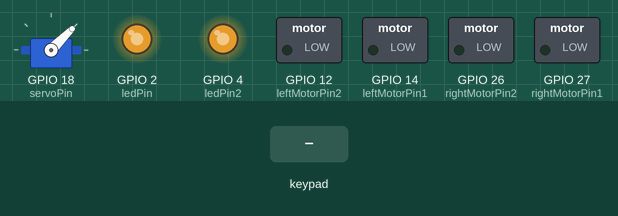
A sketch run on a simulated ESP32. On the bench: servo, switched loads named in the sketch (green lamp = pin HIGH), output pins drawn as LEDs (lit = HIGH). The inputs (shaded band) are chosen by the test bench. Nothing arrives over Bluetooth unless stated; what the sketch prints to the serial monitor is not drawn.

Above: at 1.2 s.
1.3 s: key 'X' pressed
At 1.51 s:
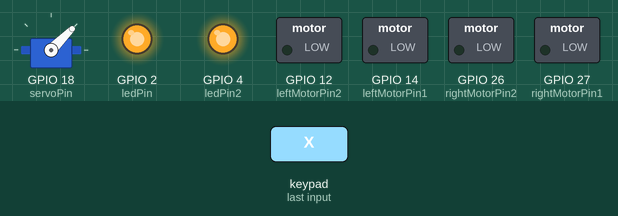
Timing chart, 0 to 4.3 s (numbered marks = the images above; inputs shaded):
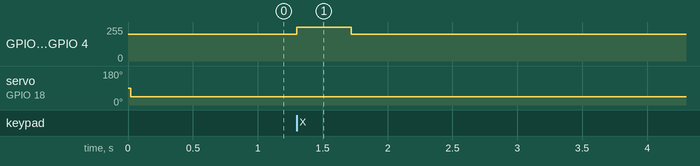

The sketch:

auto-v4.ino
```cpp
#include <ESP32Servo.h>

#include <Ps3Controller.h>

bool nitroState = false;


// Pin para el LED
const uint8_t ledPin = 2; // Cambia al pin que estés utilizando
const uint8_t ledPin2 = 4; // Cambia al pin que estés utilizando

//Right motor
int rightMotorPin2=26;
int rightMotorPin1=27;
//Left motor
int leftMotorPin2=12;
int leftMotorPin1=14;

//Servo
static const int servoPin = 18;
Servo servo1;

int LeftAngle = 90;
int RightAngle = 0;
int Normalpos = 45;

const int MAX_MOTOR_SPEED = 1;


const int NITRO_SPEED = 255;
const int NORMAL_SPEED = 200;

void notify()
{
  int xAxisValue =(Ps3.data.analog.stick.lx);  //Left stick  - x axis - right/left car movement

  if (Ps3.data.button.r2)       //Move car Forward
  {
    rotateMotor(MAX_MOTOR_SPEED, MAX_MOTOR_SPEED);
  }
  else if (Ps3.data.button.l2)   //Move car Backward
  {
    rotateMotor(-MAX_MOTOR_SPEED, -MAX_MOTOR_SPEED);
  }
  else if(Ps3.data.button.l1)   //Left emote
  {
    rotateMotor(-MAX_MOTOR_SPEED, MAX_MOTOR_SPEED);
  }
  else if(Ps3.data.button.r1)   //Right emote
  {
    rotateMotor(MAX_MOTOR_SPEED, -MAX_MOTOR_SPEED);
  }
  else                           //Stop the car
  {
    rotateMotor(0, 0);

  }

  if(xAxisValue < -20){
    servo1.write(LeftAngle);
  }
  else if(xAxisValue > 20){
    servo1.write(RightAngle);
  }
  else{
    servo1.write(Normalpos);
  }

  // nitro
  if (Ps3.event.button_down.cross) {
    nitroState = true;
    ledcWrite(2, NITRO_SPEED);
  }
  else if(Ps3.event.button_up.cross) {
    nitroState = false;
    ledcWrite(2, NORMAL_SPEED);
  }
}

void onConnect()
{
  Serial.println("Connected!.");
}

void onDisConnect()
{
  rotateMotor(0, 0);
}

void rotateMotor(int rightMotorSpeed, int leftMotorSpeed)
{

  if (rightMotorSpeed < 0)
  {
    digitalWrite(rightMotorPin1,LOW);
    digitalWrite(rightMotorPin2,HIGH);
  }
  else if (rightMotorSpeed > 0)
  {
    digitalWrite(rightMotorPin1,HIGH);
    digitalWrite(rightMotorPin2,LOW);
  }
  else
  {
    digitalWrite(rightMotorPin1,LOW);
    digitalWrite(rightMotorPin2,LOW);
  }

  if (leftMotorSpeed < 0)
  {
    digitalWrite(leftMotorPin1,LOW);
    digitalWrite(leftMotorPin2,HIGH);
  }
  else if (leftMotorSpeed > 0)
  {
    digitalWrite(leftMotorPin1,HIGH);
    digitalWrite(leftMotorPin2,LOW);
  }
  else
  {
    digitalWrite(leftMotorPin1,LOW);
    digitalWrite(leftMotorPin2,LOW);
  }
}

void setUpPinModes()
{
  pinMode(rightMotorPin1,OUTPUT);
  pinMode(rightMotorPin2,OUTPUT);

  pinMode(leftMotorPin1,OUTPUT);
  pinMode(leftMotorPin2,OUTPUT);

  rotateMotor(0, 0);
}


void setup()
{
  ledcSetup(2, 12000, 8); // Configura el canal 0, frecuencia de 12 kHz, resolución de 8 bits
  ledcAttachPin(ledPin, 2); // Asigna el pin al canal 0 PWM
  ledcAttachPin(ledPin2, 2); // Asigna el pin al canal 0 PWM
  ledcWrite(2, NORMAL_SPEED);

  setUpPinModes();
  Serial.begin(115200);
  servo1.attach(servoPin);
  Ps3.attach(notify);
  Ps3.attachOnConnect(onConnect);
  Ps3.attachOnDisconnect(onDisConnect);
  Ps3.begin();
  Serial.println("Ready.");
}

void loop()
{
}
```

Measured:
- after the input at 1.3 s, GPIO 2 (ledPin), GPIO 4 (ledPin2): 199/255 → 255/255 at once, → 199/255 0.42 s later
